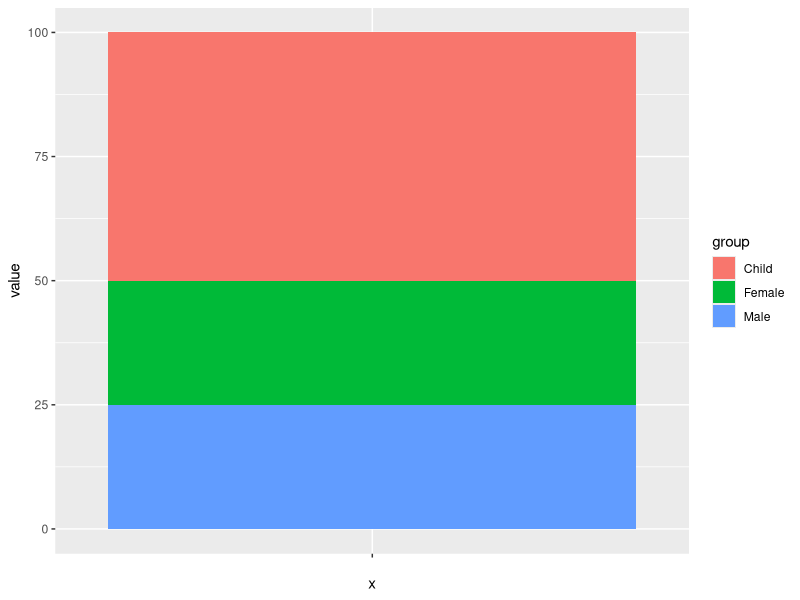
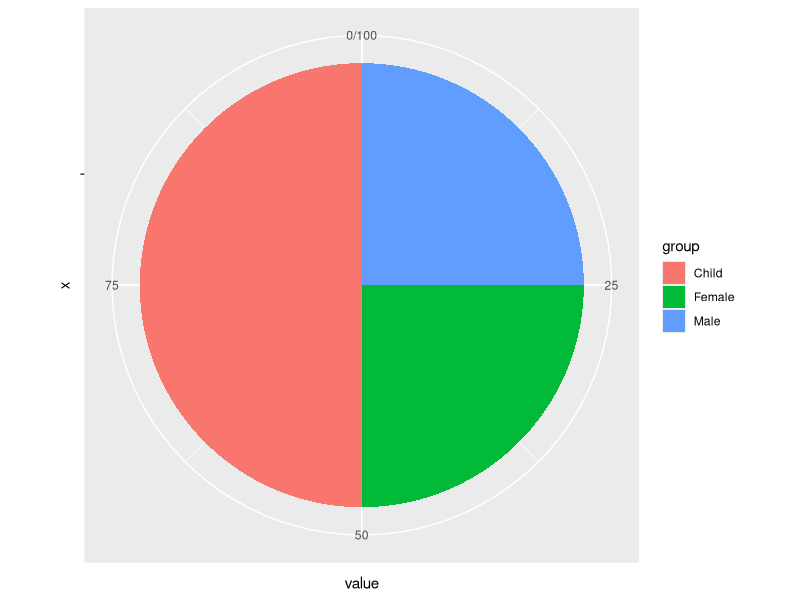
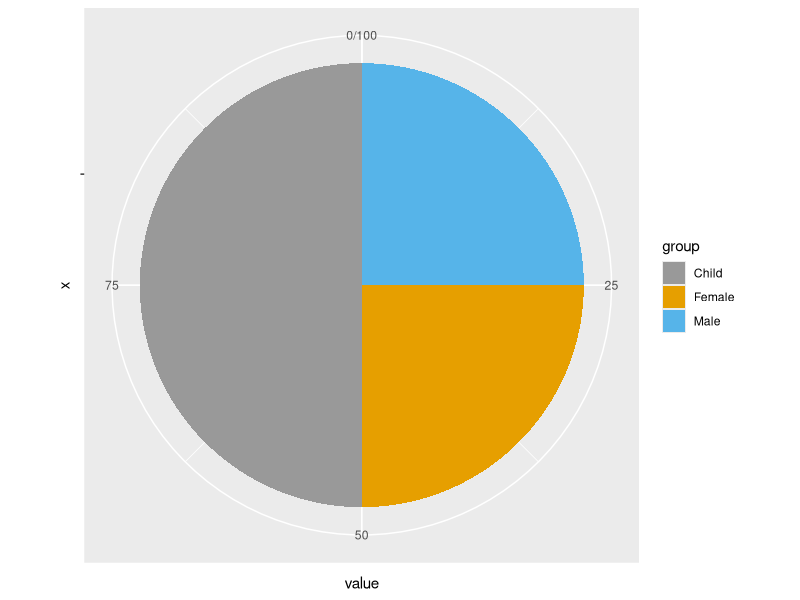
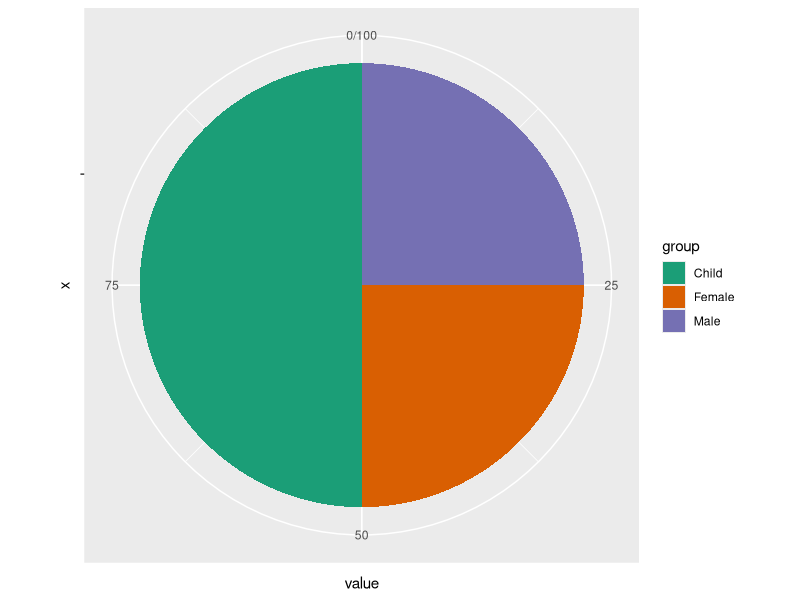

R code for these plots, in order:

df <- data.frame(
  group = c("Male", "Female", "Child"),
  value = c(25, 25, 50)
)
head(df)

library(ggplot2)
bp<- ggplot(df, aes(x="", y=value, fill=group))+
  geom_bar(width = 1, stat = "identity")
bp

pie <- bp + coord_polar("y", start=0)
pie

pie + scale_fill_manual(values=c("#999999", "#E69F00", "#56B4E9"))

pie + scale_fill_brewer(palette="Dark2")
